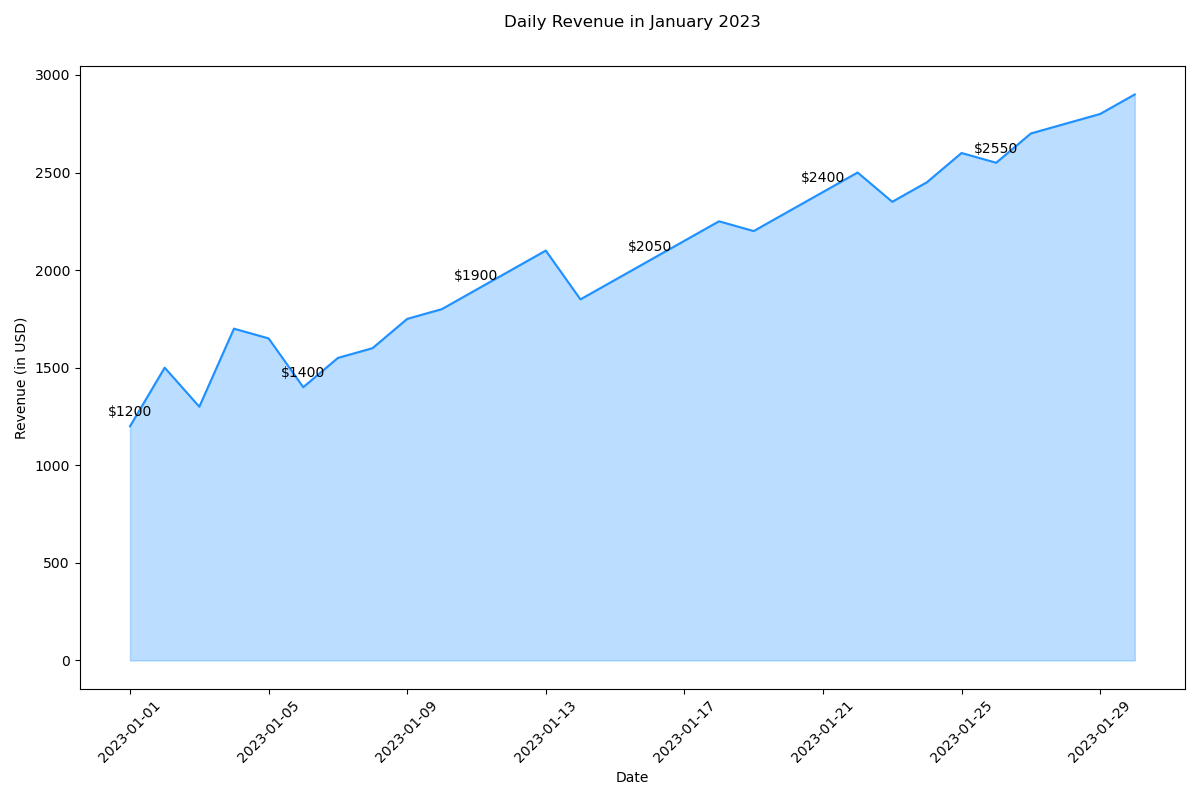

Python code for this plot:

import pandas as pd
import seaborn as sns
import matplotlib.pyplot as plt

data = {
    'Date': pd.date_range(start='2023-01-01', periods=30, freq='D'),
    'Revenue': [
        1200, 1500, 1300, 1700, 1650, 1400, 1550, 1600, 1750, 1800, 
        1900, 2000, 2100, 1850, 1950, 2050, 2150, 2250, 2200, 2300, 
        2400, 2500, 2350, 2450, 2600, 2550, 2700, 2750, 2800, 2900
    ]
}

df = pd.DataFrame(data)

plt.figure(figsize=(12, 8))
sns.lineplot(data=df, x='Date', y='Revenue', color="#1E90FF")
plt.fill_between(df.Date, df.Revenue, color="#1E90FF", alpha=0.3)

for index, value in df.iterrows():
    if index % 5 == 0:
        plt.text(value['Date'], value['Revenue'] + 50, f"${value['Revenue']}", ha='center')

plt.title('Daily Revenue in January 2023', y=1.05)
plt.xlabel('Date')
plt.ylabel('Revenue (in USD)')
plt.xticks(rotation=45)

plt.tight_layout()
plt.show()
